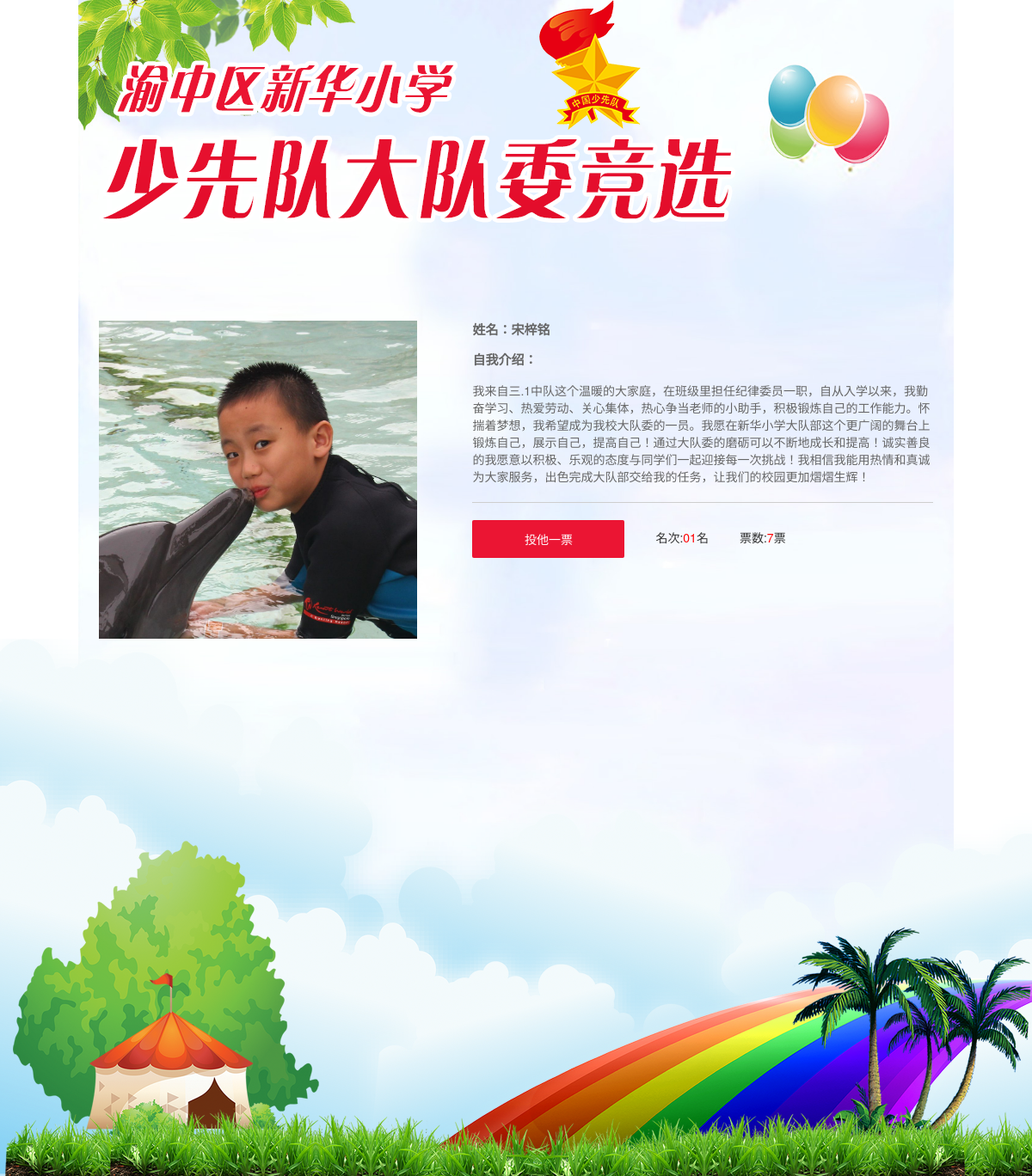
The page /content/9/ (signed in) on the database its author committed.
### vote/models.py (models this page shows, shortened)
class Candidate(models.Model):
    name = models.CharField(max_length=32, blank=False, verbose_name='姓名')
    description = models.CharField(max_length=512, verbose_name='简介')
    pic_name = models.CharField(max_length=256, verbose_name='图片名称')
    voted = models.IntegerField(default=0, verbose_name='当前票数')
    class Meta:
        verbose_name = '候选人信息'
        verbose_name_plural = '候选人信息'

### vote/views.py (the view)
# urls.py: url(r'^content/(\d)/$', show_contents),
@csrf_exempt
def show_contents(request, main_id):
    openid = get_openid(request)
    if openid == '':
        return notify_entry()
    try:
        main_candidate = Candidate.objects.get(id=main_id)
        candidate = {
            "id": main_candidate.id,
            "name": main_candidate.name,
            "pic_name": '/static/candidate_img/' + main_candidate.pic_name,
            "voted": main_candidate.voted,
            "lines": main_candidate.description.split('\n'),
            "rank": get_rank(main_candidate.id)
        }
        return render_to_response("vote/content.html", {"candidate": candidate})
    except Exception as err:
        logger.error("err = {}".format(err))
        return HttpResponseRedirect('/list/')

### vote/views.py (called while the page is built)
def get_rank(userid):
    i = 0
    all_candidates = Candidate.objects.all().order_by('-voted')
    for one_candidate in all_candidates:
        i += 1
        if one_candidate.id == userid:
            break
    ret = str(i)
    if ret.__len__() < 2:
        ret = '0' + ret
    return ret

def get_openid(request):
    try:
        openid = request.session['openid']
        return openid
    except Exception:
        return ''

### xinhua_vote/templates/vote/content.html (shortened to what this page needs)
<!DOCTYPE html>
<html>
<head>
    {% load static %}
<link rel="stylesheet" type="text/css" href={% static "css/bootstrap.min.css" %}/>
<link rel="stylesheet" type="text/css" href={% static "css/style.css" %}/>
</head>
<body>
<div class="container">
	<div class="header">
		<img src={% static "images/icon_title.png" %}/>
	</div>
	<div class="main">
		<img class="pull-left" src={{ candidate.pic_name }}/>
		<div class="vote-body">
			<div class="vote-item1">
				<b>姓名：{{ candidate.name }}</b>
				<b>自我介绍：</b>
				<div class="vote-txt">
                    {% for one_line in candidate.lines %}
                        <p>{{ one_line }}</p>
                    {% endfor %}
				</div>
			</div>
			<div class="vote-item2">
				<button class="btn" onclick="window.location.href='/do_vote/content/{{ candidate.id }}/'">投他一票</button>
				<span>
					名次:<a href="">{{ candidate.rank }}</a>名
				</span>
				<span>
					票数:<a href="">{{ candidate.voted }}</a>票
				</span>
			</div>
		</div>
	</div>
</div>
<div class="footer"></div>
</body>
</html>

### static/vote/css/style.css (style rules this page uses)
body { background: url(/static/images/icon_bg.jpg) center top no-repeat; background-size: contain; font-family: "Helvetica Neue", Helvetica, Microsoft Yahei, Hiragino Sans GB, WenQuanYi Micro Hei, sans-serif; }
.main { margin-top: 8em; }
.main > img { margin-right: 4.6em; max-width:370px; width:100%; }
.footer { width: 100%; background: url(/static/images/icon_footer.png) center top no-repeat; background-size: cover; height: 625px; }
.vote-body { overflow: hidden; }
.vote-item1 { border-bottom: 1px solid #cecece; padding-bottom: 10px; }
.vote-item1 > b { color: #666; font-size: 15px; display: block; margin-bottom: 14px; }
.vote-txt p { color: #666; }
.vote-item2 { padding-top: 20px; }
.vote-item2 button { width: 177px;height: 44px; }
.vote-item2 span { margin-left: 6%; }
.vote-item2 span a { color: red; }
.vote-item2 button, .list-item button { position: relative;overflow: hidden;display: inline-block;background: #eb1533;color: #fff;border-radius: 2px;outline: none;border: none;cursor: pointer; }
@media (min-width: 1200px) { .container { width: 1000px; } }

### rows shown on the page
Candidate: name "宋梓铭", lines "我来自三.1中队这个温暖的大家庭，在班级里担任纪律委员一职，自从入学以来，我勤奋学习、热爱劳动、关心集体，热心争当老师的小助手，积极锻炼自己的工作能力。怀揣着梦想，我希望成为我校大队委的一员。我愿在新华小学大队部这个更广阔的舞台上锻炼自己，展示自己，提高自己！通过大队委的磨砺可以不断地成长和提高！诚实善良的我愿意以积极、乐观的态度与同学们一起迎接每一次挑战！我相信我能用热情和真诚为大家服务，出色完成大队部交给我的任务，让我们的校园更加熠熠生辉！"

### other values the page prints
{{ candidate.rank }} "01"
{{ candidate.voted }} "7"
